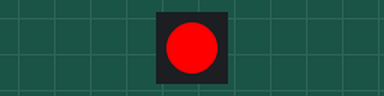
This program was run on a simulated ESP32 board running MicroPython. On the bench: 1 RGB LEDs in strip order, left to right.

Above: at 0.5 s.
At 1.5 s:
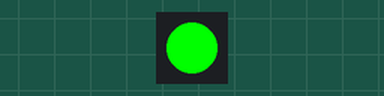
At 2.5 s:
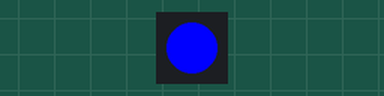
At 3.5 s:
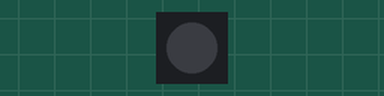
Timing chart, 0 to 5.2 s (numbered marks = the images above):
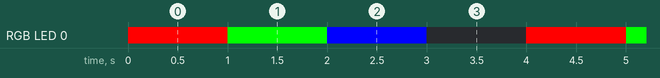

Measured:
- by itself, RGB LED 0: repeats every 4.0 s: RGB(0, 255, 0) 1.0 s, RGB(0, 0, 255) 1.0 s, off 1.0 s, RGB(255, 0, 0) 1.0 s
- by itself, everything shown: repeats every 4.0 s, in 4 steps

The program:

led.py
```python
import time
from machine import Pin
import neopixel

# WS2812 は GPIO21 に接続とされている
PIN = 21
NUM_PIXELS = 1  # LED が1つなら1

np = neopixel.NeoPixel(Pin(PIN), NUM_PIXELS)

def rgb(r, g, b):
    np[0] = (r, g, b)
    np.write()

while True:
    # 赤にする
    rgb(255, 0, 0)
    time.sleep(1)
    # 緑
    rgb(0, 255, 0)
    time.sleep(1)
    # 青
    rgb(0, 0, 255)
    time.sleep(1)
    # 消灯
    rgb(0, 0, 0)
    time.sleep(1)
```
